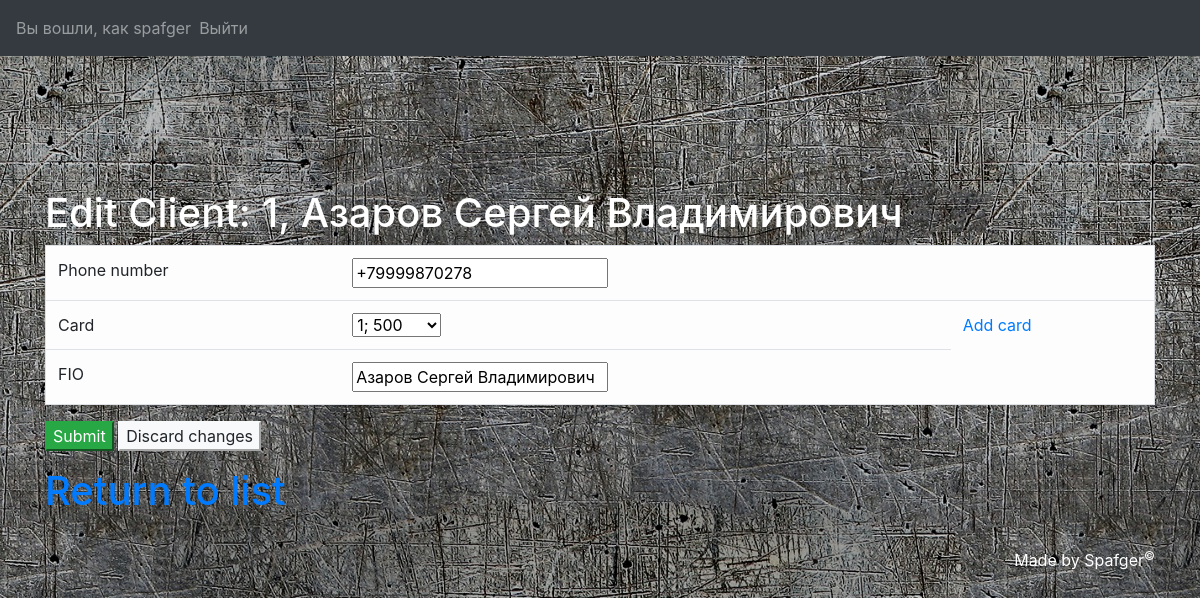
/LabaUD/mainmenu/Client/editclientform/1 (signed in), run on the app's committed database.
### LabaUD/models.py (models this page shows)
class Client(models.Model):
    id_client = models.AutoField(primary_key=True)
    phone_number = models.CharField(max_length=12)
    card_id = models.ForeignKey(Discount, on_delete=models.CASCADE)
    fio_client = models.CharField(max_length=128)
    def __str__(self):
        return str(self.id_client) + ", " + self.fio_client

### LabaUD/views.py (the view, shortened to what this page needs)
# urls.py: url(r'^mainmenu/Client/editclientform/(?P<client_name>[\w-]+)$', views.editclient_form, name='edit_client'),
def editclient_form(request, client_name):
    cur_user = get_user(request)
    if cur_user.is_staff:
        client = Client.objects.get(id_client=client_name)
        form = Client_Form(instance=client)
        flag = False
        return render(request, "bdedit/Client/editclient.html", locals())
    else:
        return redirect("../../../failed")

### LabaUD/forms.py
class Client_Form(ModelForm):
    class Meta:
        model = Client
        fields = ["id_client", "phone_number", "card_id", "fio_client"]

### LabaUD/models.py (called while the page is built)
    def __str__(self):
        return str(self.id_card) + ";  " + str(self.bonuses)

### templates/bdedit/Client/editclient.html (shortened to what this page needs)
{% extends "base.html" %}
{% block content %}
    <div class="container">
        <h1 style="color: #FFFFFF">Edit Client: {{ client }}</h1>
    </div>
    <div class="container">
        <form action="" method="post">
            <table class="table table-light border" align="center">
                <tr>
                    <td>Phone number</td>
                    <td>{{ form.phone_number }}</td>
                </tr>
                <tr>
                    <td>Card</td>
                    <td>{{ form.card_id }}</td>
                    <td><a href="{% url "add_disc" %}">Add card</a></td>
                </tr>
                <tr>
                    <td>FIO</td>
                    <td>{{ form.fio_client }}</td>
                </tr>
            </table>
            <p>
                <input type="submit" class="btn-success">
                <a href="../outclient"><input type="button" class="btn-light" value="Discard changes"></a>
            </p>
        </form>
        <h1><a href="{% url "out_client" %}">Return to list</a></h1>
    </div>
{% endblock content %}

### templates/header.html (shortened to what this page needs)
<nav class="navbar navbar-expand-sm bg-dark navbar-dark">
{% if cur_user.id is not None %}
<ul class="navbar-nav mr-2">
    <li class="nav-item">
        <span class="navbar-text">
            Вы вошли, как {{ cur_user }}
        </span>
    </li>
    <li class="nav-item">
        <a class="nav-link" href="{% url 'logout' %}">Выйти</a>
    </li>
</ul>
{% endif %}
</nav>
<div class="container-fluid">
    <table class="w-75" style="height: 100px; margin: 0 auto">
            <tr>
            </tr>
    </table>
</div>
<hr>

### data on the page
Client: id_client+fio_client "1, Азаров Сергей Владимирович", phone_number "+79999870278", card_id "1; 500", fio_client "Азаров Сергей Владимирович"

### other printed values
{{ cur_user }} "spafger"
